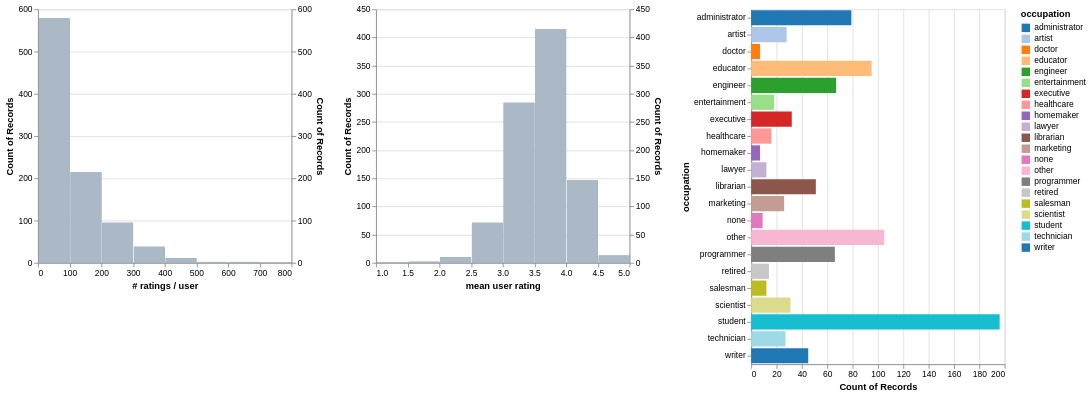

Here is the notebook cell this chart was saved with:
### Code cell
occupation_filter = alt.selection_multi(fields=["occupation"])
occupation_chart = alt.Chart().mark_bar().encode(
    x="count()",
    y=alt.Y("occupation:N"),
    color=alt.condition(
        occupation_filter,
        alt.Color("occupation:N", scale=alt.Scale(scheme='category20')),
        alt.value("lightgray")),
).add_selection(occupation_filter) # Move selection here

# Create the users_ratings DataFrame
user_rating_stats = movielens.groupby('user_id')['rating'].agg(
    count='count',
    mean='mean'
).reset_index()
user_rating_stats.rename(columns={'count': 'rating count', 'mean': 'rating mean'}, inplace=True)
users_ratings = users.merge(user_rating_stats, on='user_id', how='left')

# Create a chart for the count, and one for the mean.
alt.hconcat(
    filtered_hist('rating count', '# ratings / user', occupation_filter),
    filtered_hist('rating mean', 'mean user rating', occupation_filter),
    occupation_chart,
    data=users_ratings)

### Figure 1 — Vega-Lite specification as saved in the notebook (floating-point values rounded to 4 significant figures; data arrays with more than 128 entries replaced by an {"elided": "..."} marker saying what was removed)
{"config": {"view": {"continuousWidth": 300, "continuousHeight": 300}}, "hconcat": [{"layer": [{"mark": {"type": "bar"}, "encoding": {"x": {"bin": {"maxbins": 10}, "field": "rating count", "title": "# ratings / user", "type": "quantitative"}, "y": {"aggregate": "count", "type": "quantitative"}}, "transform": [{"filter": {"param": "param_3"}}]}, {"mark": {"type": "bar"}, "encoding": {"color": {"value": "lightgray"}, "opacity": {"value": 0.7}, "x": {"bin": {"maxbins": 10}, "field": "rating count", "title": "# ratings / user", "type": "quantitative"}, "y": {"aggregate": "count", "type": "quantitative"}}}], "resolve": {"scale": {"y": "independent"}}, "width": 300}, {"layer": [{"mark": {"type": "bar"}, "encoding": {"x": {"bin": {"maxbins": 10}, "field": "rating mean", "title": "mean user rating", "type": "quantitative"}, "y": {"aggregate": "count", "type": "quantitative"}}, "transform": [{"filter": {"param": "param_3"}}]}, {"mark": {"type": "bar"}, "encoding": {"color": {"value": "lightgray"}, "opacity": {"value": 0.7}, "x": {"bin": {"maxbins": 10}, "field": "rating mean", "title": "mean user rating", "type": "quantitative"}, "y": {"aggregate": "count", "type": "quantitative"}}}], "resolve": {"scale": {"y": "independent"}}, "width": 300}, {"mark": {"type": "bar"}, "encoding": {"color": {"condition": {"param": "param_3", "field": "occupation", "scale": {"scheme": "category20"}, "type": "nominal"}, "value": "lightgray"}, "x": {"aggregate": "count", "type": "quantitative"}, "y": {"field": "occupation", "type": "nominal"}}, "name": "view_1"}], "data": {"name": "data-c09961f4bc365836e9bac7768b377f07"}, "params": [{"name": "param_3", "select": {"type": "point", "fields": ["occupation"]}, "views": ["view_1"]}], "$schema": "https://vega.github.io/schema/vega-lite/v5.20.1.json", "datasets": {"data-c09961f4bc365836e9bac7768b377f07": {"elided": "943 records"}}}
